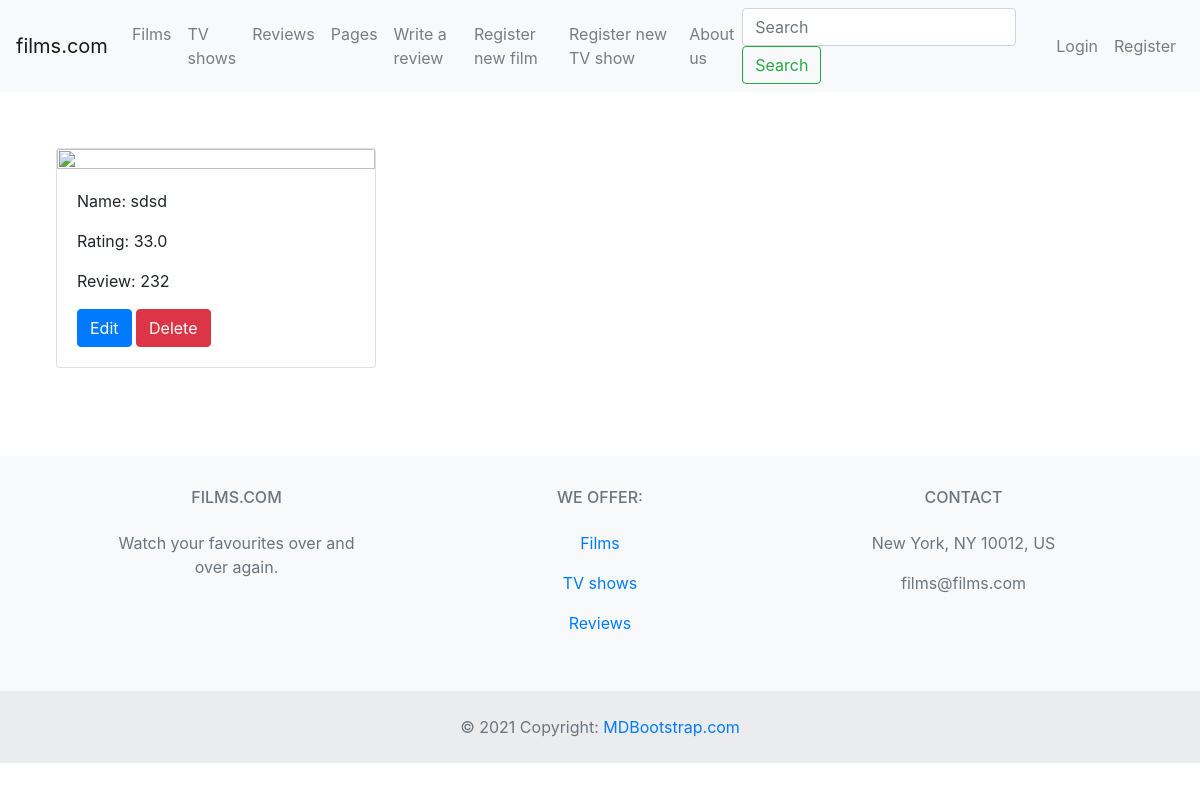
/detail-review/1, run on the app's committed database.
### reviews/models.py (models this page shows)
class Reviews(models.Model):
    name = models.CharField(max_length=40)
    rating  = models.FloatField()
    review= models.CharField(max_length=500)
    image = models.ImageField(upload_to='reviews/', null=True, blank=True)

### reviews/views.py (the view)
# urls.py: path('detail-review/<int:pk>', Detail_review.as_view(), name='Detail_review'),
class Detail_review(DetailView):
    model = Reviews
    template_name= 'detail_review.html'

### templates/detail_review.html (shortened to what this page needs)
<html>
<head>
    <link rel="stylesheet" href="https://cdn.jsdelivr.net/npm/bootstrap@4.0.0/dist/css/bootstrap.min.css"
>
</head>
<body>
    {% extends 'base.html' %}
    {% block contenido_que_cambia %}
<div class="row m-3 p-4">
    <div class="card m-3" style="width: 20rem;">
        <img class="card-img-top" src= 'https://img.freepik.com/free-vector/cinema-elements-set_74855-15362.jpg?w=826&t=st=1660076293~exp=1660076893~hmac=7fe185f051eb21b938fb81fc77565fe7eb928e7a6524a9bcf8151a006c1305a0'>
        <div class="card-body">
            <p class="card-text">Name: {{reviews.name}}</p>
            <p class="card-text">Rating: {{reviews.rating}}</p>
            <p class="card-text">Review: {{reviews.review}}</p>
            <a href="/update-review/{{object.id}}" class= "btn btn-primary" > Edit </a>
            <a href="/delete-review/{{object.id}}" class= "btn btn-danger" > Delete </a>
        </div>
    </div>
</div>
    {% endblock %}

### data on the page
Reviews: name "sdsd", rating "33.0", review "232"
